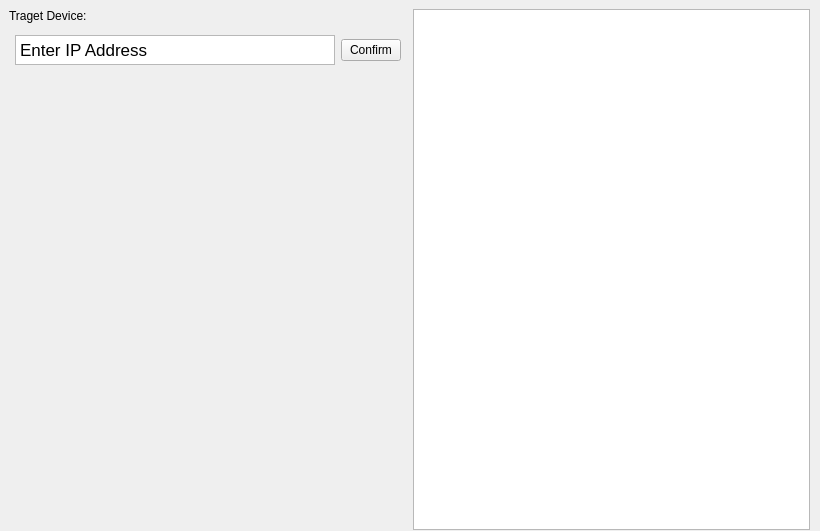
<?xml version="1.0" encoding="UTF-8"?>
<ui version="4.0">
 <class>Form</class>
 <widget class="QWidget" name="Form">
  <property name="geometry">
   <rect>
    <x>0</x>
    <y>0</y>
    <width>820</width>
    <height>531</height>
   </rect>
  </property>
  <property name="windowTitle">
   <string>Form</string>
  </property>
  <widget class="QWidget" name="horizontalLayoutWidget">
   <property name="geometry">
    <rect>
     <x>9</x>
     <y>9</y>
     <width>801</width>
     <height>521</height>
    </rect>
   </property>
   <layout class="QHBoxLayout" name="horizontalLayout">
    <item>
     <layout class="QVBoxLayout" name="verticalLayout">
      <item>
       <widget class="QLabel" name="label">
        <property name="maximumSize">
         <size>
          <width>16777215</width>
          <height>20</height>
         </size>
        </property>
        <property name="text">
         <string>Traget Device:</string>
        </property>
       </widget>
      </item>
      <item>
       <layout class="QHBoxLayout" name="horizontalLayout_2">
        <property name="leftMargin">
         <number>6</number>
        </property>
        <property name="topMargin">
         <number>6</number>
        </property>
        <property name="rightMargin">
         <number>6</number>
        </property>
        <property name="bottomMargin">
         <number>6</number>
        </property>
        <item>
         <widget class="QTextEdit" name="textEdit">
          <property name="maximumSize">
           <size>
            <width>1000</width>
            <height>30</height>
           </size>
          </property>
          <property name="html">
           <string>&lt;!DOCTYPE HTML PUBLIC &quot;-//W3C//DTD HTML 4.0//EN&quot; &quot;http://www.w3.org/TR/REC-html40/strict.dtd&quot;&gt;
&lt;html&gt;&lt;head&gt;&lt;meta name=&quot;qrichtext&quot; content=&quot;1&quot; /&gt;&lt;meta charset=&quot;utf-8&quot; /&gt;&lt;style type=&quot;text/css&quot;&gt;
p, li { white-space: pre-wrap; }
hr { height: 1px; border-width: 0; }
li.unchecked::marker { content: &quot;\2610&quot;; }
li.checked::marker { content: &quot;\2612&quot;; }
&lt;/style&gt;&lt;/head&gt;&lt;body style=&quot; font-family:'.AppleSystemUIFont'; font-size:13pt; font-weight:400; font-style:normal;&quot;&gt;
&lt;p style=&quot; margin-top:0px; margin-bottom:0px; margin-left:0px; margin-right:0px; -qt-block-indent:0; text-indent:0px;&quot;&gt;Enter IP Address&lt;/p&gt;&lt;/body&gt;&lt;/html&gt;</string>
          </property>
         </widget>
        </item>
        <item>
         <widget class="QPushButton" name="pushButton">
          <property name="maximumSize">
           <size>
            <width>60</width>
            <height>16777215</height>
           </size>
          </property>
          <property name="text">
           <string>Confirm</string>
          </property>
         </widget>
        </item>
       </layout>
      </item>
      <item>
       <spacer name="verticalSpacer">
        <property name="orientation">
         <enum>Qt::Vertical</enum>
        </property>
        <property name="sizeHint" stdset="0">
         <size>
          <width>20</width>
          <height>40</height>
         </size>
        </property>
       </spacer>
      </item>
     </layout>
    </item>
    <item>
     <widget class="QTextBrowser" name="textBrowser">
      <property name="maximumSize">
       <size>
        <width>400</width>
        <height>16777215</height>
       </size>
      </property>
     </widget>
    </item>
   </layout>
  </widget>
 </widget>
 <resources/>
 <connections/>
</ui>
